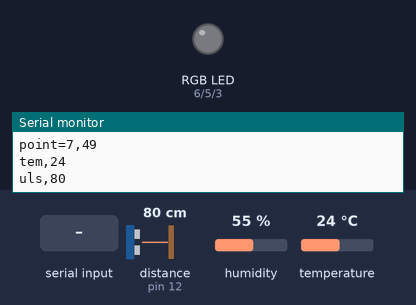
Bench run of a sketch on a simulated Arduino Uno, built with avr-gcc and run on an emulated ATmega328P. Parts: an RGB LED mixed from three pins (HIGH = lit), the last lines printed to the serial monitor. Inputs (shaded band) come from the test bench; at power-on: distance to the obstacle (sensor on pin 12) 80 cm, humidity 55 %, temperature 24 °C. The echo pulse lasts 58.3 µs per cm; random numbers use the default seed unless the sketch sets one.

Above: at 3.2 s.
3.3 s: "R" received over Serial
At 5.1 s:
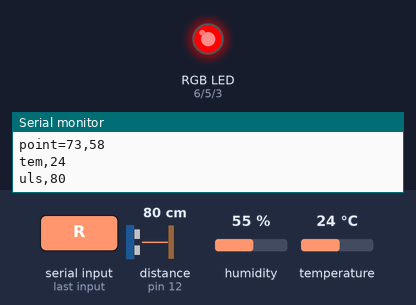
5.6 s: "G" received over Serial
At 7.3 s:
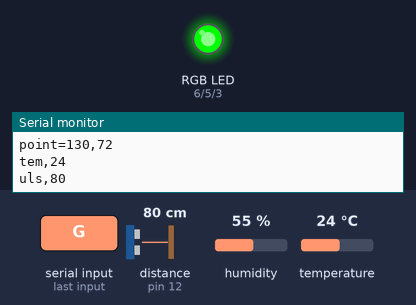
7.6 s: "B" received over Serial
At 8.5 s:
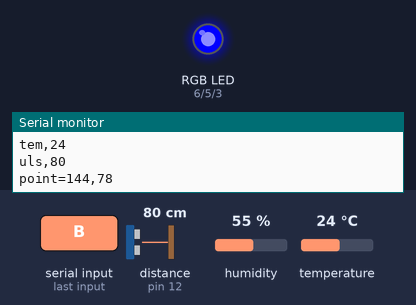
9.7 s: "O" received over Serial
At 10.9 s:
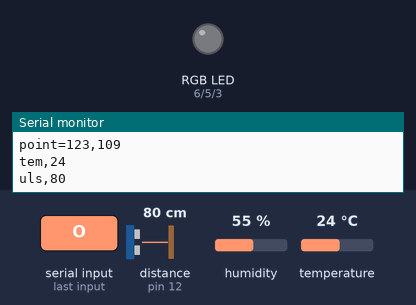
Timing chart, 0 to 12.7 s (numbered marks = the images above; inputs shaded):
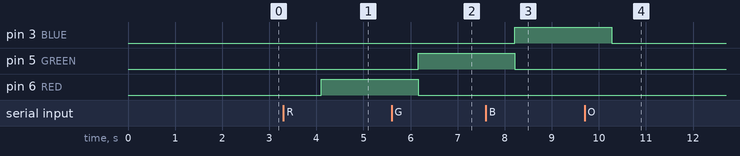

The sketch:

arduinoCode.ino
```cpp
#include <SR04.h>
#include <DHT.h>


//DHT Temp Sensor PINS
#define DHTPIN 2

//RGB PINS
#define BLUE 3
#define GREEN 5
#define RED 6

// Ultrasonic Sensor PINS
#define TRIG_PIN 12
#define ECHO_PIN 11

#define DHTTYPE DHT11

int length;

SR04 Usonic = SR04(ECHO_PIN,TRIG_PIN);

DHT dht(DHTPIN, DHTTYPE);


void setup() {

  Serial.begin(9600);
  dht.begin();

  // Set pinmode
  pinMode(RED, OUTPUT);
  pinMode(GREEN, OUTPUT);
  pinMode(BLUE, OUTPUT);

  pinMode(TRIG_PIN, OUTPUT);
  pinMode(ECHO_PIN, INPUT);

}

void loop() {
    delay(500);

    //Temp Sensor
    int t = dht.readTemperature();

    // send only valid data, the sensor cannot send more than 50
    if(!isnan(t) && (t >= -10) && (t <= 50)  ) {
        Serial.println("tem," + String(t));
    }


    // Ultrasonic
    length = Usonic.Distance();
  //send only valid data, the sensor cannot send more than 400
    if(!isnan(length) && (length >= 0) && (length <= 400)  ) {
        Serial.println("uls," + String(length));
    }

    // random cordinates and send in form of point=X,Y int value every 1500ms-
    short X = random(0, 200);
    short Y = random(0, 200);
    delay(1500);
    Serial.println("point=" + String(X) + "," + String(Y));

    //LED color
    if(Serial.available()){
      char charCmd = Serial.read();
      switch(charCmd){
        case 'R':
          digitalWrite(RED, HIGH);
          digitalWrite(GREEN, LOW);
          digitalWrite(BLUE, LOW);
        break;
        case 'G':
          digitalWrite(RED, LOW);
          digitalWrite(GREEN, HIGH);
          digitalWrite(BLUE, LOW);
        break;
        case 'B':
          digitalWrite(RED, LOW);
          digitalWrite(GREEN, LOW);
          digitalWrite(BLUE, HIGH);
        break;
        case 'O':
          digitalWrite(RED, LOW);
          digitalWrite(GREEN, LOW);
          digitalWrite(BLUE, LOW);
        break;
      }
    }


}
```

Measured:
- after the input at 3.3 s, pin 6 (RED): LOW → HIGH after 0.81 s
- after the input at 5.6 s, pin 5 (GREEN): LOW → HIGH after 0.56 s; pin 6 (RED): HIGH → LOW after 0.56 s
- after the input at 7.6 s, pin 3 (BLUE): LOW → HIGH after 0.62 s; pin 5 (GREEN): HIGH → LOW after 0.62 s
- after the input at 9.7 s, pin 3 (BLUE): HIGH → LOW after 0.57 s
